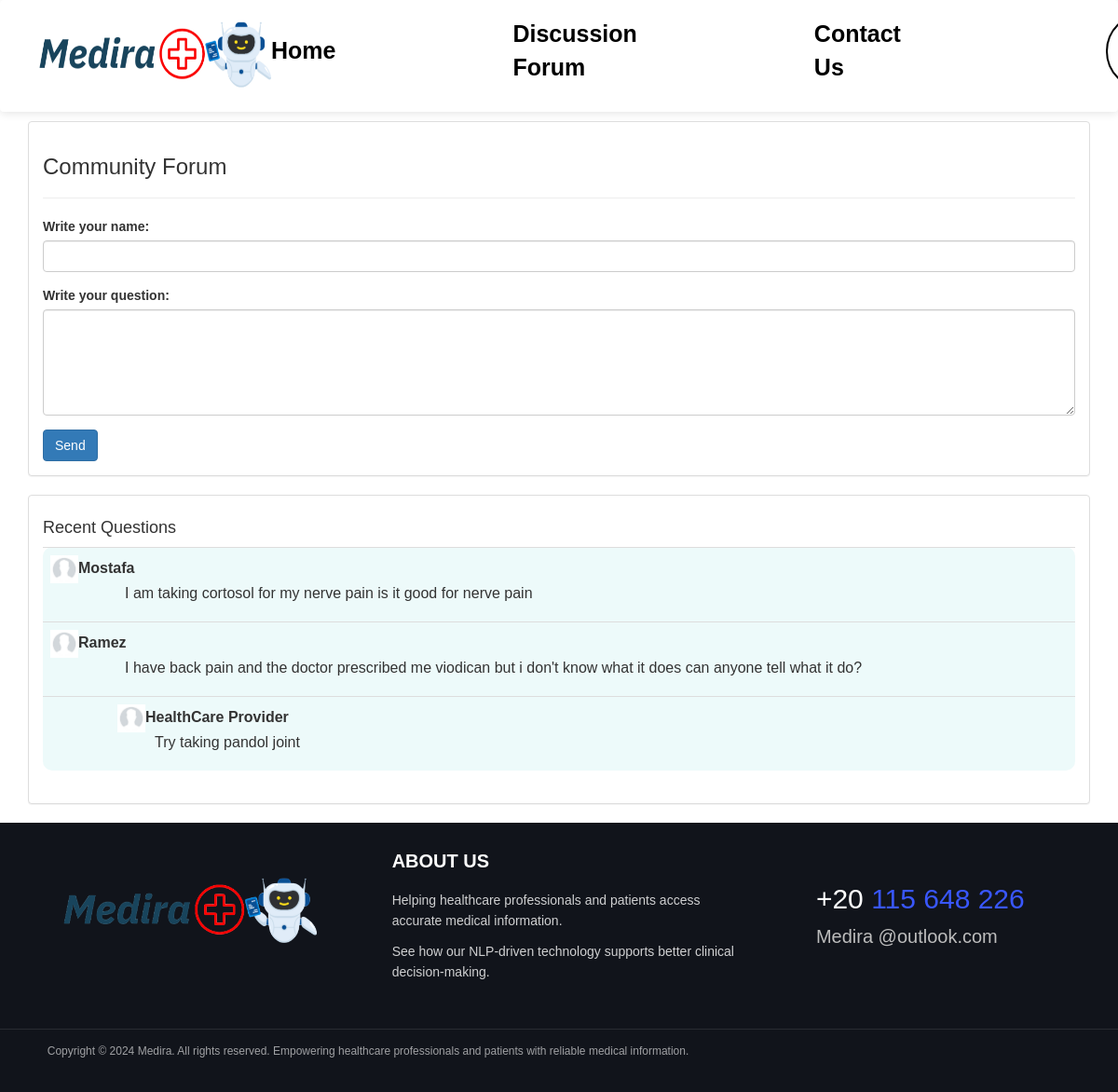
/Views/DiscussionForum.php (signed in), run on the app's committed database.
### tables this page shows
CREATE TABLE `forums` (
  `id` int(11) NOT NULL,
  `patient` varchar(255) NOT NULL,
  `post` text NOT NULL,
  `parent_comment` int(11) DEFAULT NULL
);

### db/dp.php (called while the page is built, shortened)
<?php
class DBh {
    private $servername;
    private $username;
    private $password;
    private $dbname;
    private $conn;
    public function __construct() {
        $this->servername = DB_SERVER;
        $this->username = DB_USER;
        $this->password = DB_PASS;
        $this->dbname = DB_DATABASE;
    }
    private function connect() {
        $this->conn = new mysqli($this->servername, $this->username, $this->password, $this->dbname);
    }
    private function initializeDatabase() {
        $sql = "CREATE DATABASE IF NOT EXISTS $this->dbname";
    }
    public function getConn() {
        return $this->conn;
    }
}
?>

### Models/Forum.php (called while the page is built, shortened)
<?php
require_once '../db/dp.php';
class Forum {
    public static function getAllInstances()
    {
        $db = new DBh();
        $sql = "SELECT * FROM forums ORDER BY id DESC";
        $result = $db->getConn()->query($sql);
        $discussions = [];
        while ($row = $result->fetch_assoc()) {
            $discussions[] = $row;
        }
        return $discussions;
    }
}
?>

### Views/DiscussionForum.php (the view, shortened to what this page needs)
<?php
require_once '../Models/Forum.php';
$discussions = Forum::getAllInstances();
?>
<!DOCTYPE html>
<html lang="en">
<head>
    <link rel="stylesheet" href="https://maxcdn.bootstrapcdn.com/bootstrap/3.4.1/css/bootstrap.min.css">
    <link rel="stylesheet" href="/Medira/Media/css/NavBar.css">
    <link rel="stylesheet" href="/Medira/Media/css/DiscussionForum.css">
    <link rel="stylesheet" href="/Medira/Media/css/styles.css">
</head>
<body>
 <div id="navbar">
    <?php include "NavBar.php"; ?>
  </div>
<div class="container">
    <div class="panel panel-default" style="margin-top:50px">
        <div class="panel-body">
            <h3>Community Forum</h3>
            <hr>
            <form method="POST">
                <div class="form-group">
                    <label for="name">Write your name:</label>
                    <input type="text" class="form-control" name="name" required>
                </div>
                <div class="form-group">
                    <label for="msg">Write your question:</label>
                    <textarea class="form-control" rows="5" name="msg" required></textarea>
                </div>
                <input type="submit" name="save" class="btn btn-primary" value="Send">
            </form>
        </div>
    </div>
    <div class="panel panel-default">
        <div class="panel-body">
            <h4>Recent Questions</h4>
            <table class="table" id="MyTable" style="background-color: #edfafa; border:0px; border-radius:10px">
                <tbody id="record">
                    <?php
                    foreach ($discussions as $discussion) {
                        if ($discussion['parent_comment'] == 0) {
                            echo '<tr><td><b><img src="../Media/images/avatar.jpg" width="30px" height="30px" />' .
                                 $discussion['patient'] . '</b><br><p style="padding-left:80px">' .
                                 $discussion['post'] . '<br>';
                            echo '</p></td></tr>';
                            foreach ($discussions as $reply) {
                                if ($reply['parent_comment'] == $discussion['id']) {
                                    echo '<tr><td style="padding-left:80px"><b><img src="../Media/images/avatar.jpg" width="30px" height="30px" />' .
                                         $reply['patient'] . '</b><br><p style="padding-left:40px">' .
                                         $reply['post'] . '</p></td></tr>';
                                }
                            }
                        }
                    }
                    ?>
                </tbody>
            </table>
        </div>
    </div>
</div>
<footer>
<div class="footer-area section-bg" data-background="/Medira/Media/images/A_black_image.jpg">
    <div class="containers">
        <div class="footer-top footer-padding">
            <div class="row d-flex justify-content-between">
                <div class="col-xl-3 col-lg-3 col-md-4 col-sm-8">
                    <div class="single-footer-caption mb-50">
                        <div class="footer-logo">
                            <a href="index.html"><img src="/Medira/Media/images/LOGO-footer.png" alt=""></a>
                        </div>
                    </div>
                </div>
                <div class="col-xl-3 col-lg-4 col-md-6 col-sm-5">
                    <div class="single-footer-caption mb-50">
                        <div class="footer-tittle">
                            <h4>About Us</h4>
                            <div class="footer-pera">
                                <p class="info1">
                                Helping healthcare professionals and patients access accurate medical information.</p>
                                <p class="info1">See how our NLP-driven technology supports better clinical decision-making.</p>
                            </div>
                        </div>
                    </div>
                </div>
                <div class="col-xl-3 col-lg-3 col-md-6 col-sm-8">
                    <div class="single-footer-caption mb-50">
                        <div class="footer-number-mb-50">
                            <h4><span>+20 </span>115 648 226</h4>
                            <p>Medira @outlook.com</p>
                        </div>
                    </div>
                </div>
            </div>
        </div>
        <div class="footer-bottom">
            <div class="row d-flex justify-content-between align-items-center">
                <div class="col-xl-9 col-lg-8">
                    <div class="footer-copy-right">
                        <p>
                            Copyright &copy; 2024 Medira. All rights reserved. Empowering healthcare professionals and patients with reliable
                            medical information.
                        </p>
                    </div>
                </div>
                <div class="col-xl-3 col-lg-4">
                </div>
            </div>
        </div>
    </div>
</div>
</footer>
</body>
</html>

### Media/css/NavBar.css (style rules this page uses)
* { margin: 0; padding: 0; box-sizing: border-box; font-family: sans-serif; }

### Media/css/DiscussionForum.css (style rules this page uses)
.container { padding-top: 60px; }

### Media/css/Styles.css (style rules this page uses)
* { margin: 0; padding: 0; box-sizing: border-box; }
html, body { width: 100%; min-height: 100%; overflow-x: hidden; scrollbar-width: none; }
body { display: flex; flex-direction: column; }
.btn:not(:disabled):not(.disabled) { cursor: pointer; }
.footer-area { background: #11141b; padding: 20px 0; color: #fff; }
.footer-logo a img { max-width: 80%; height: auto; }
.single-footer-caption { margin-bottom: 30px; }
.footer-tittle h4 { font-size: 18px; font-weight: bold; color: #fff; margin-bottom: 15px; text-transform: uppercase; }
.footer-pera p { font-size: 12px; line-height: 1.4; color: rgba(255, 255, 255, 0.8); }
.footer-bottom { border-top: 1px solid rgba(255, 255, 255, 0.1); padding-top: 15px; padding-bottom: 15px; }
.footer-copy-right p { font-size: 12px; color: rgba(255, 255, 255, 0.6); margin-bottom: 0; text-align: center; }
.footer-top .row { padding-left: 2vh; display: flex; justify-content: space-between; align-items: center; }
.single-footer-caption { margin-bottom: 50px; }
.footer-logo a img { max-width: 100%; height: auto; }
.footer-tittle h4 { font-size: 20px; font-weight: bold; color: #fff; margin-bottom: 20px; text-transform: uppercase; }
.footer-pera p { font-size: 14px; line-height: 1.6; color: rgba(255, 255, 255, 0.8); }
.footer-logo a img { width: 300px; height: auto; max-width: 100%; }
.footer-area .footer-top .single-footer-caption .footer-number-mb-50 h4 span { color: #fff; }
.footer-area .footer-top .single-footer-caption .footer-number-mb-50 h4 { color: #3957ff; font-size: 30px; font-weight: 500; text-transform: capitalize; }
.footer-area .footer-top .single-footer-caption .footer-number-mb-50 p { color: #bdbdbd; font-family: "Muli", sans-serif; font-size: 20px; line-height: 1.4; margin-bottom: 10px; font-weight: normal; }
.footer-area .footer-top .single-footer-caption .footer-number-mb-50 { padding-right: 30px; }

### data on the page
forums: patient "Mostafa", post "I am taking cortosol for my nerve pain is it good for nerve pain"
forums: patient "Ramez", post "I have back pain and the doctor prescribed me viodican but i don't know what it does can anyone tell what it do?"
forums: patient "HealthCare Provider", post "Try taking pandol joint"
